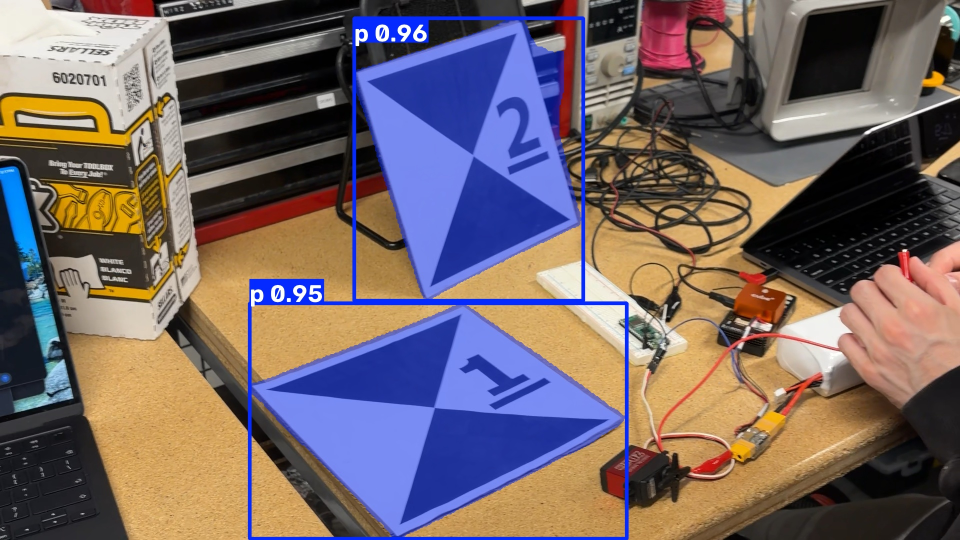
#> input picture Vision/test_img.jpg, 1920 x 1080 px (shown at 1/2 size)
$ python -i test.py   (imports and definitions only)
#> lines starting #> are read from the running program, lines starting #| are printed output that depends on the picture
#> further down, picture is the input picture: shape (1080, 1920, 3); mean B, G, R 103, 101.8, 116
# Make sure to intsall YOLO, OpenCV, ans NumPy
from ultralytics import YOLO
import cv2 as cv
import numpy as np
from pathlib import Path
import math

# [1 line that did not run here, left out]

"""
This file is for prototyping. Once we verify final values, we should create a final file with fixed values
Here are the global variables that allow for easy prototyping:
"""
# Size: Each segmentation mask is warped by homography to a height x width square
# Would not recommend rectangular regions as then we would get inconsistent halves and would need to apply transformation, which is expensive
height = 256
width = height
# The other three experimental numbers are the padding and size_sq in analyze_squares() and the ratios in retrieve_numbers()
# Also figure out threshold value formula for how close of image border we actually consider

"""Find Squares Algo"""
# Extract corners from the square (YOLO26 outputs a segmentation maks, not the points themselves)
# OpenCV has built in libraries for this
# [79 lines left out: functions extract_corners, rectify_target, display_image, not called in this run]


"""Display Numbers from Square Algo"""
# Find where the white and black triangles are located
def analyze_squares(image, padding=10):
    """
    Explanation of params:
    Image shape (256, 256) = (size, size)
    Size: sampling square side length
    Padding: distance from the corresponding outer edge

    Credit to Khi for the idea
    """
#> called with padding = 10

    # Height, width, works for variable sizes in case we need to change
    N_h = image.shape[0]
#> N_h = 1080
    N_w = image.shape[1]
#> N_w = 1920
    size_sq_h = round(height * (48/256))
    size_sq_w = round(width * (48/256))
    center_h = (N_h - size_sq_h) // 2
#> center_h = 516
    center_w = (N_w - size_sq_w) // 2
#> center_w = 936

    # Division
    regions = {
        "top": image[
            padding:padding + size_sq_h,
            center_w:center_w + size_sq_w
        ],

        "bottom": image[
            N_h - padding - size_sq_h:N_h - padding,
            center_w:center_w + size_sq_w
        ],

        "left": image[
            center_h:center_h + size_sq_h,
            padding:padding + size_sq_w
        ],

        "right": image[
            center_h:center_h + size_sq_h,
            N_w - padding - size_sq_w:N_w - padding
        ]
    }

    # Calculate mean for each view
    # Should be efficient np on cuda
    means = {
        name: region.mean()
        for name, region in regions.items()
    }
#> means = {'top': 49.75, 'bottom': 145, 'left': 45.38, 'right': 174.9}

    horizontal = means["left"] + means["right"]
#> horizontal = 220.3
    vertical = means["top"] + means["bottom"]
#> vertical = 194.7

    if horizontal > vertical:
        # Black triangles are on left and right
        axis = "horizontal"
        candidates = ("left", "right")
    else:
        # Black triangles are on top and bottom
        axis = "vertical"
        candidates = ("top", "bottom")

    # The numbered triangle should be darker, so lower green value
    number_side = min(candidates, key=lambda x: means[x])
#> number_side = 'left'

    return axis, number_side

# This returns a np array of shape (height, width/2) or (width, heigh/2) = (256, 128) currently containing number
def retrieve_numbers(rectified_image):
    axis, number_side = analyze_squares(rectified_image)
#> axis = 'horizontal'; number_side = 'left'

    half = None

    # The rotations are why rectangular regions are problematic, but we can fix using this converting it to square
    size = (height + width) // 2
    if (not (height == width)):
        rectified_image = cv.resize(rectified_image, (size, size), interpolation=cv.INTER_NEAREST)

    # Shape of rectified_image is (size, size)
    if axis == "horizontal":
        # Slice from the middle of the width to the ends
        half = rectified_image[:, size // 2:] if number_side == "right" else rectified_image[:, :size // 2]
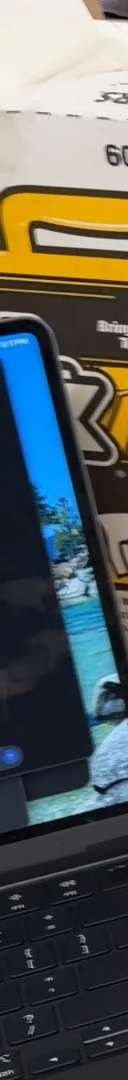
#> half: shape (1080, 128, 3); mean B, G, R 93.1, 95.1, 87.6
        if number_side == "left":
            half = cv.flip(half, -1)
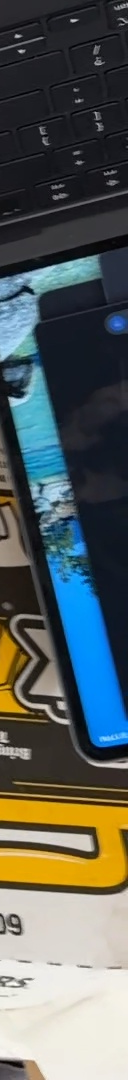
#> half: shape (1080, 128, 3); mean B, G, R 93.1, 95.1, 87.6
    else:
        # Slice from the middle of the height to the ends
        half = rectified_image[size // 2:, :] if number_side == "bottom" else rectified_image[:size // 2, :]

        if number_side == "top":
            half = cv.rotate(half, cv.ROTATE_90_CLOCKWISE)
        else:
            half = cv.rotate(half, cv.ROTATE_90_COUNTERCLOCKWISE)

    # ROUGH calculations, can be changed later
    num = half[
        round(size*(74/256)) : round(size*(168/256)),
        round(size*(40/256)) : round(size*(120/256))
    ]
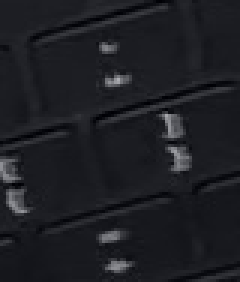
#> num: shape (94, 80, 3) (shown 3 times larger); mean B, G, R 35.5, 30.5, 29.5
    return num

# This just displays the results of retrieve_numbers()
# [16 lines left out: function display_squares, not called in this run]

"""Classification with template matching"""
def sigmoid(x):
    return 2 / (1 + math.exp(20*x))

# Run template matching
# [41 lines left out: functions template_match, find_numbers, not called in this run]


# If it is 1, you can use an image in local directory; change to 0 to use webcam
# [41 lines not run here, left out]

>>> import cv2
>>> picture = cv2.imread('test_img.jpg')
>>> result = retrieve_numbers(picture)
